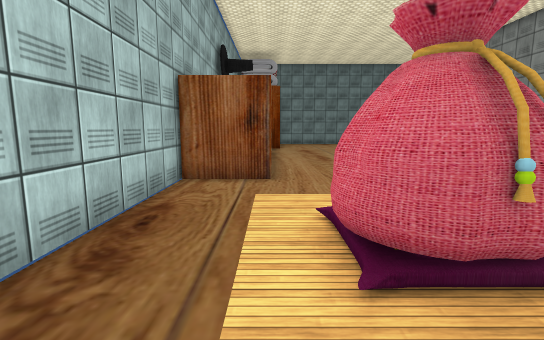
view 1 (above)

15 first-person views from a walk through a 3-D level made in the Unity game engine. The camera is 1.4 m above the floor, tilts 8° down and sees 85° across. The floor is counted in squares, 1 m on a side. Each view is taken from the middle of a square. On the plan, view 1 faces up. The plan holds only what a view shows up to about 14 squares ahead; the rest is blank. The player character is not drawn. Some surface patterns are stand-ins.

view 2
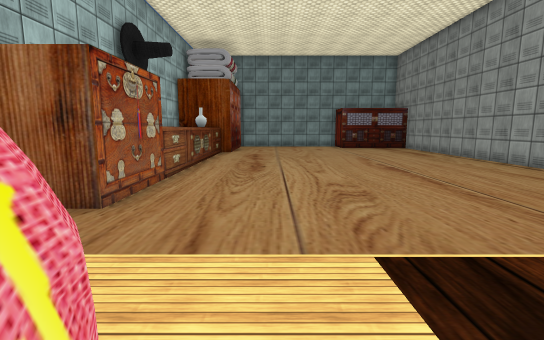

view 3
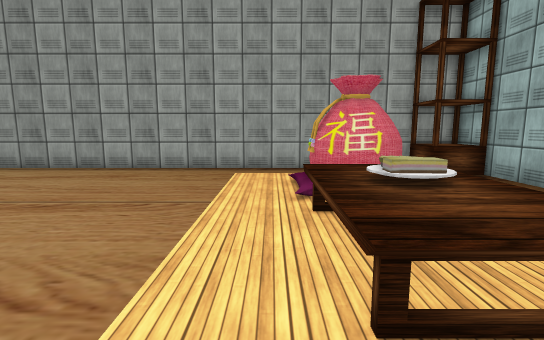

view 4
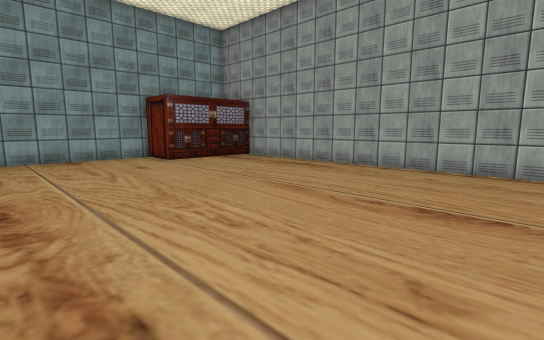

view 5
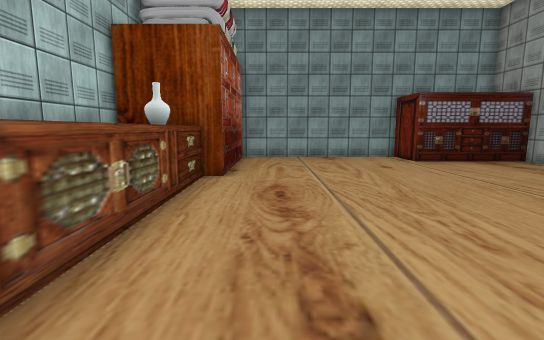

view 6
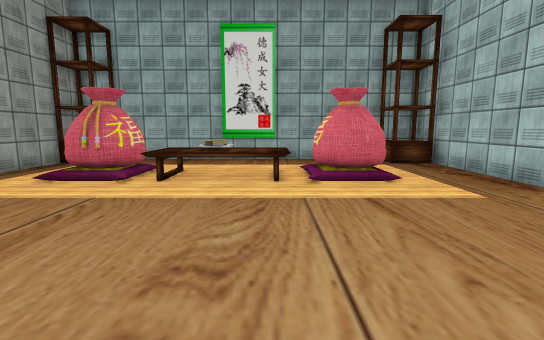

view 7
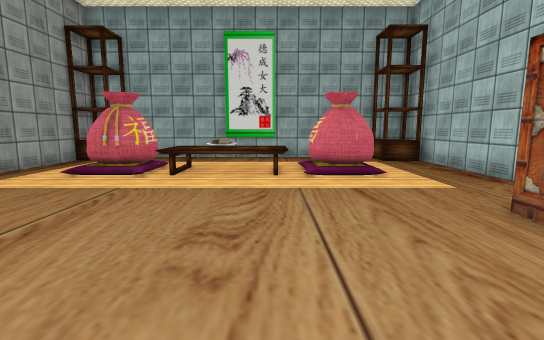

view 8
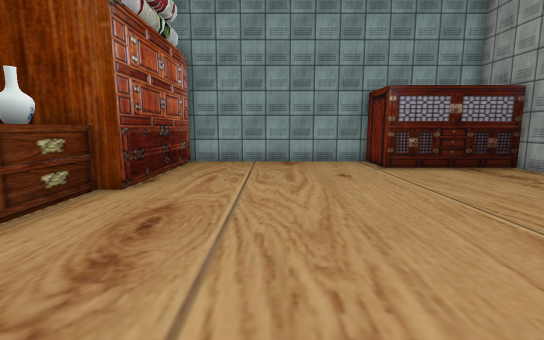

view 9
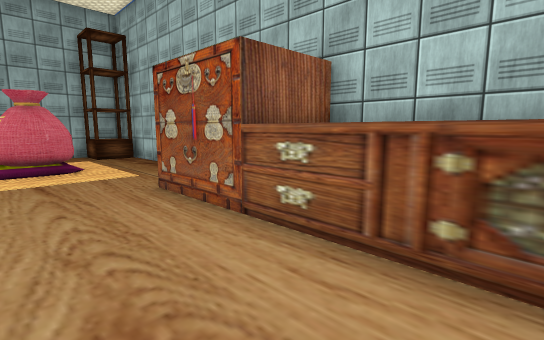

view 10
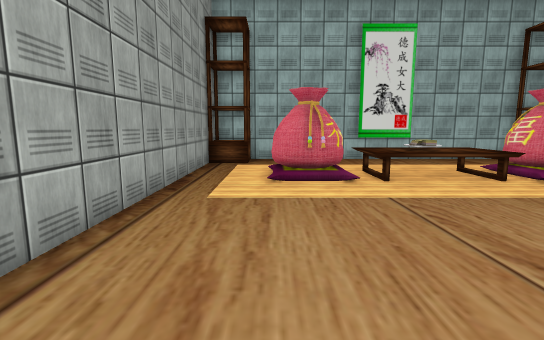

view 11
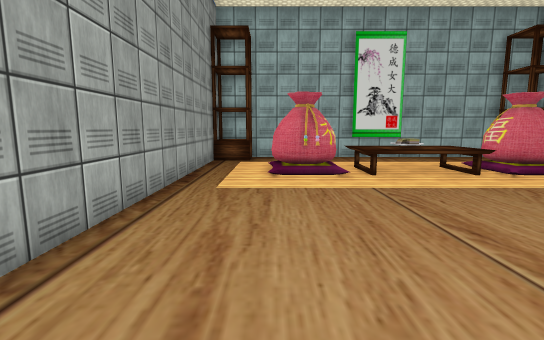

view 12
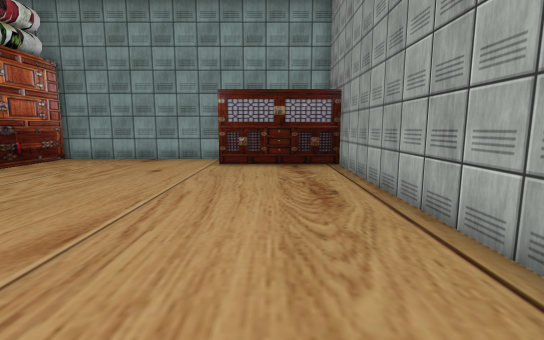

view 13
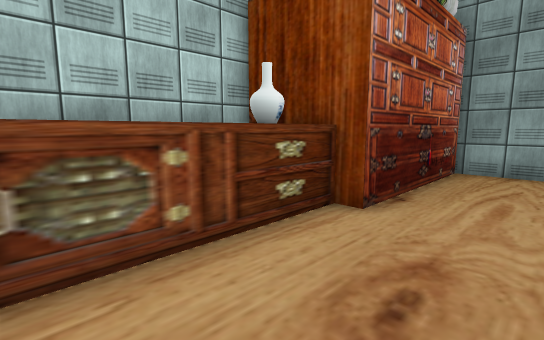

view 14
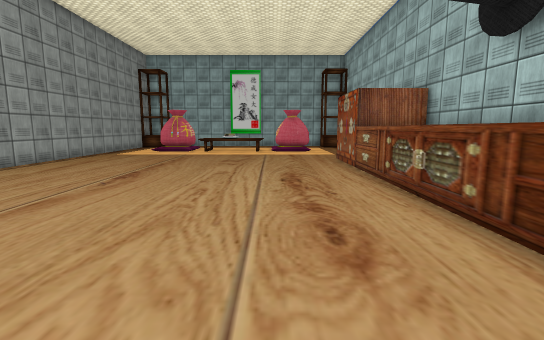

view 15
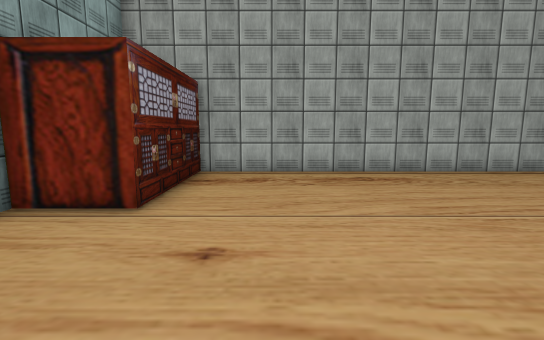

### Floor plan
Key: @ floor where view 1 was taken; # wall or solid block; . main floor; : floor 0.25 m higher than the main floor; / step, stairs or slope; ^ raised ledge; O other object.
Columns run from 3 left of view 1 to 13 right of it. Each row starts with its distance up from view 1.
 27    #########
 26    #.......#
 25    #.......#
 24    #.......######
 23    #............#
 22    #............#
 21 ####............#
 20 # ^^............#
 19 #  ^............#
 18 #  ^............#
 17 #  ^............#
 16 #  ^............#
 15 #  ^............#
 14 #  ^............#
 13 #  ^............#
 12 #  ^............#
 11 #OOO............#
 10    O............#
  9    O............#
  8 #OOO............#
  7 #...............#
  6 #...............#
  5 #...............#
  4 #.../:/OOOO/:/..#
  3 #.../:/OOOO/ /..#
  2 #..././OOOO/ /..#
  1 #........... ...#
  0 #^^@..........#^#
 -1 #^^....###....^^#
 -2 #################

Where each view was taken, in squares from view 1:
view 1: 0 up, 0 right, facing up
view 2: 3 up, 3 right, facing up
view 3: 5 up, 2 right, facing right
view 4: 12 up, 2 right, facing up-right
view 5: 12 up, 2 right, facing up
view 6: 12 up, 4 right, facing down
view 7: 13 up, 4 right, facing down
view 8: 14 up, 4 right, facing up
view 9: 15 up, 3 right, facing down-left
view 10: 12 up, 10 right, facing down
view 11: 13 up, 10 right, facing down
view 12: 13 up, 10 right, facing up
view 13: 16 up, 3 right, facing up-left
view 14: 22 up, 3 right, facing down
view 15: 22 up, 3 right, facing right
